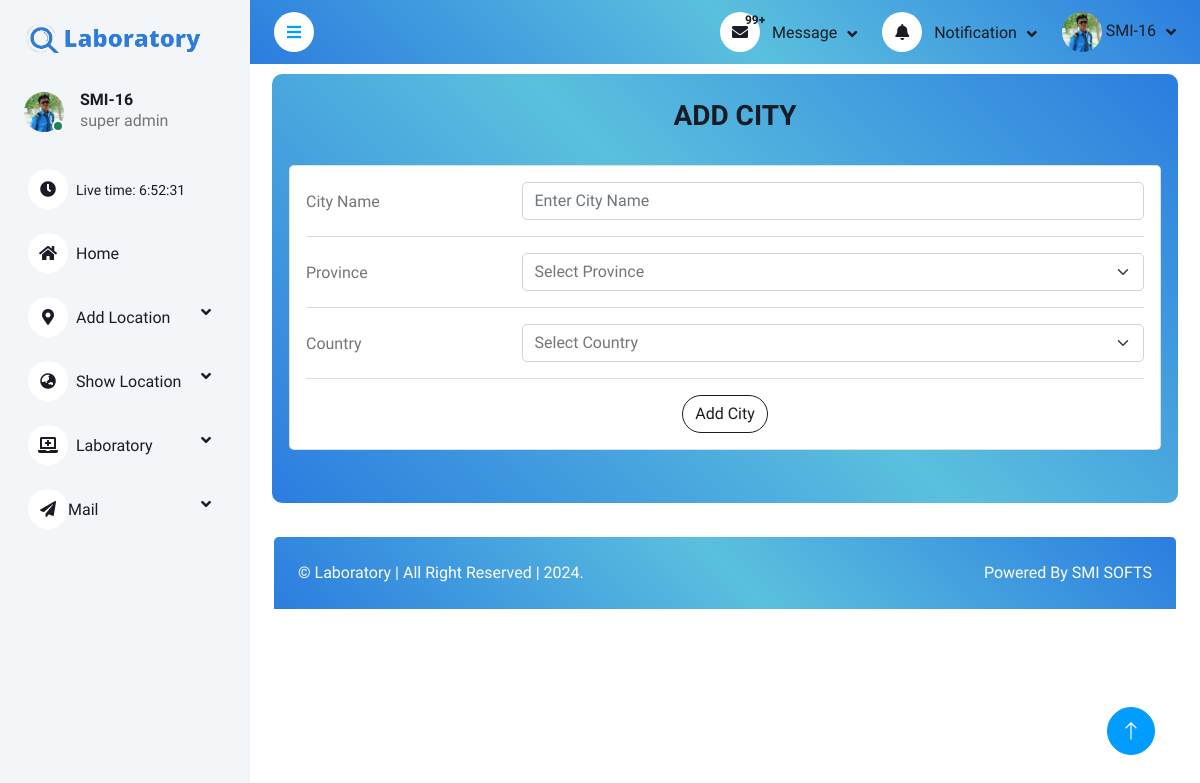
The page /Dashborads/add.location.php?id=city (signed in) on the database its author committed.
### tables this page shows
CREATE TABLE `signup` (
  `id` int(5) UNSIGNED ZEROFILL NOT NULL,
  `userName` varchar(20) DEFAULT NULL,
  `userEmail` varchar(50) DEFAULT NULL,
  `userFullName` varchar(50) DEFAULT NULL,
  `userimage` varchar(50) DEFAULT NULL,
  `userCNIC` varchar(20) DEFAULT NULL,
  `userPhone` varchar(15) DEFAULT NULL,
  `userReligion` varchar(20) DEFAULT NULL,
  `userGender` varchar(10) DEFAULT NULL,
  `userCity` varchar(30) DEFAULT NULL,
  `userCountry` varchar(30) DEFAULT NULL,
  `userAddress` varchar(50) DEFAULT NULL,
  `userPassword` varchar(70) NOT NULL,
  `Role` varchar(15) DEFAULT 'User',
  `Status` varchar(10) NOT NULL
);

### Dashborads/add.location.php (the view, shortened to what the rows shown need)
<?php
require("auth/auth.check.php");
?>
<?php require("includes/header.inc.php"); ?>
<?php require("components/navbar.php"); ?>
<?php require("components/sidebar.php"); ?>
</div>
<?php require("includes/footer.inc.php"); ?>

### Dashborads/components/navbar.php (shortened to what the rows shown need)
<?php
$id = 0;
if (isset($_SESSION['userDetails'])) {
    $userDetail = $_SESSION['userDetails'];
    $id = (int) $userDetail['userId'];
} else if (isset($_SESSION['testerDetails'])) {
    $testerDetails = $_SESSION['testerDetails'];
    $tester_id = (int) $testerDetails['testerId'];
}
?>
<nav class="navbar navbar-expand bg-light navbar-light sticky-top px-4 py-0" style="background-image: linear-gradient(45deg, #2B7DDF 0%, #5bc0de 51%, #2B7DDF 100%);">
    <div class="navbar-nav align-items-center ms-auto">
        <div class="nav-item dropdown">
            <?php
            if (isset($testerDetails['Role']) == "Tester") {
                $query = mysqli_query($conn, "SELECT * FROM `signup_tester` where TesterId = $tester_id");
                if (mysqli_num_rows($query) > 0) {
                    $row = mysqli_fetch_assoc($query); ?>
                    <a href="#" class="nav-link dropdown-toggle" data-bs-toggle="dropdown">
                        <?php if (isset($row['Testerimage'])) { ?>
                            <img class="rounded-circle" src="assets/img/testerImages/<?php echo $row['Testerimage'] ?>" alt="" style="width: 40px; height: 40px;">
                        <?php } else { ?>
                            <img class="rounded-circle" src="assets/img/testerImages/user.png" alt="" style="width: 40px; height: 40px;">
                    <?php }
                    } ?>
                    <span class="d-none d-lg-inline-flex"><?php echo $testerDetails['testerName'] ?></span>
                    </a>
                    <div class="dropdown-menu dropdown-menu-end bg-light border-0 rounded-0 rounded-bottom m-0">
                        <?php $select = mysqli_query($conn, "Select * from signup_tester");
                        $row = mysqli_fetch_assoc($select);
                        if ($row["Code"] !== "") { ?>
                            <a href="profile.php?P_id=tester" class="dropdown-item">My Profile</a>
                        <?php }
                        if ($row['Status'] == "Pending") { ?>
                            <a href="auth/auth.logout.php" class="dropdown-item">Log Out</a>
                    </div>
                <?php } else { ?>
                    <a href="../index.php" class="dropdown-item">Wesbite</a>
                    <a href="#" class="dropdown-item">Settings</a>
                    <a href="auth/auth.logout.php" class="dropdown-item">Log Out</a>
                <?php } ?>
                <?php
            }
            else {
                $query = mysqli_query($conn, "SELECT * FROM `signup` where id = $id");
                if (mysqli_num_rows($query) > 0) {
                    $row = mysqli_fetch_assoc($query); ?>
                    <a href="#" class="nav-link dropdown-toggle" data-bs-toggle="dropdown">
                        <?php if (isset($row['userimage'])) { ?>
                            <img class="rounded-circle" src="assets/img/UserImages/<?php echo $row['userimage'] ?>" alt="" style="width: 40px; height: 40px;">
                        <?php } else { ?>
                            <img class="rounded-circle" src="./assets/img/user.png" alt="" style="width: 40px; height: 40px;">
                    <?php }
                    } ?>
                    <span class="d-none d-lg-inline-flex"><?php echo $userDetail['userName'] ?></span>
                    </a>
                <?php } ?>
        </div>
    </div>
</nav>

### Dashborads/components/sidebar.php (shortened to what the rows shown need)
<div class="sidebar pe-4 pb-3">
    <nav class="navbar bg-light navbar-light">
        <a href="index.php" class="navbar-brand mx-4 mb-3 d-block">
            <h1><img src="assets/img/sidebar.png" width="100%" style="position: relative;" alt="logo" class="logo"></h1>
        </a>
        <div class="d-flex align-items-center ms-4 mb-4">
            <div class="position-relative">
                <?php
                if (isset($testerDetails['Role'])  == "Tester") {
                    $query = mysqli_query($conn, "SELECT * FROM `signup_tester` where TesterId = $tester_id");
                    if (mysqli_num_rows($query) > 0) {
                        $row = mysqli_fetch_assoc($query);
                        if (isset($row['Testerimage'])) { ?>
                            <img class="rounded-circle" src="assets/img/testerImages/<?php echo $row['Testerimage'] ?>" alt="" style="width: 40px; height: 40px;">
                        <?php } else { ?>
                            <img class="rounded-circle" src="./assets/img/user.png" alt="" style="width: 40px; height: 40px;">
                        <?php } ?>
                        <div class="bg-success rounded-circle border border-2 border-white position-absolute end-0 bottom-0 p-1"></div>
            </div>
        <?php } ?>
        <div class="ms-3">
            <h6 class="mb-0"><?php echo $testerDetails['testerName'] ?></h6>
            <span><?php echo $testerDetails['Role'] ?></span>
        </div>
        <?php  } else {
                    $query = mysqli_query($conn, "SELECT * FROM `signup` where id = $id");
                    if (mysqli_num_rows($query) > 0) {
                        $row = mysqli_fetch_assoc($query);
                        if (isset($row['userimage'])) { ?>
                <img class="rounded-circle" src="assets/img/userImages/<?php echo $row['userimage'] ?>" alt="" style="width: 40px; height: 40px;">
            <?php } else { ?>
                <img class="rounded-circle" src="./assets/img/user.png" alt="" style="width: 40px; height: 40px;">
            <?php } ?>
            <div class="bg-success rounded-circle border border-2 border-white position-absolute end-0 bottom-0 p-1"></div>
        </div>
    <?php } ?>
    <div class="ms-3">
        <h6 class="mb-0"><?php echo $userDetail['userName'] ?></h6>
        <span><?php echo $userDetail['Role'] ?></span>
    </div>
<?php } ?>
</div>
</nav>
</div>

### rows shown on the page
signup: userimage (picture), userName "SMI-16", Role "super admin"
